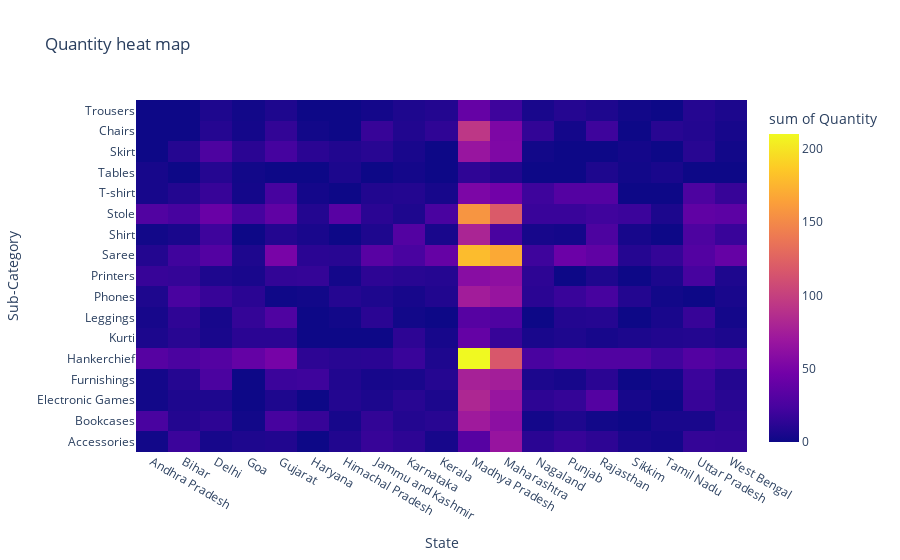
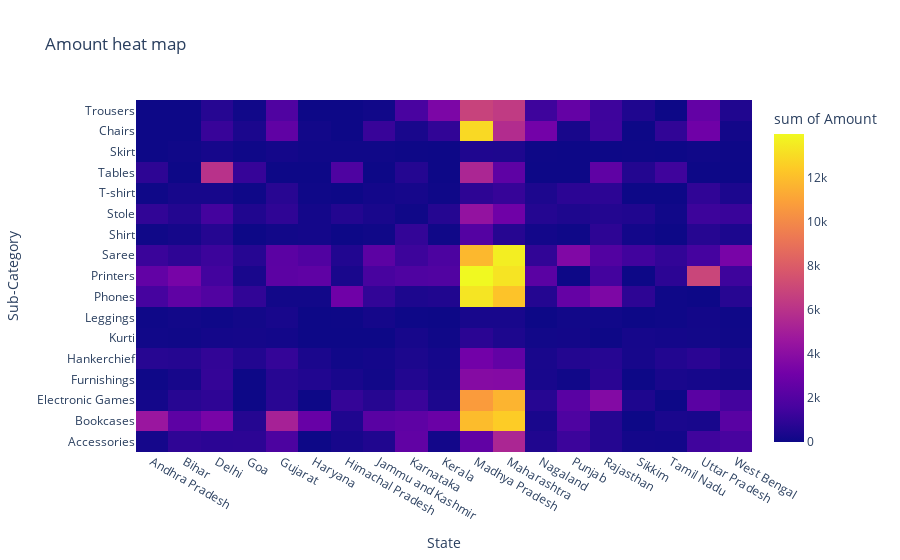

Notebook source saved alongside these figures, in order:
### Code cell
fig5 = px.density_heatmap(df5, x = 'State', y = 'Sub-Category', z = 'Quantity', title = 'Quantity heat map')
fig5.show()

fig6 = px.density_heatmap(df5, x = 'State', y = 'Sub-Category', z = 'Amount', title = 'Amount heat map')
fig6.show()

### Figure 1 — Plotly figure (JSON) as saved in the notebook; plotly's stock layout.template omitted (floating-point values rounded to 4 significant figures; data arrays with more than 128 entries replaced by an {"elided": "..."} marker saying what was removed)
{"data": [{"coloraxis": "coloraxis", "histfunc": "sum", "hovertemplate": "State=%{x}<br>Sub-Category=%{y}<br>sum of Quantity=%{z}<extra></extra>", "name": "", "type": "histogram2d", "x": {"elided": "277 str values"}, "xaxis": "x", "xbingroup": "x", "y": {"elided": "277 str values"}, "yaxis": "y", "ybingroup": "y", "z": {"elided": "277 int values"}}], "layout": {"coloraxis": {"colorbar": {"title": {"text": "sum of Quantity"}}, "colorscale": [[0, "#0d0887"], [0.1111, "#46039f"], [0.2222, "#7201a8"], [0.3333, "#9c179e"], [0.4444, "#bd3786"], [0.5556, "#d8576b"], [0.6667, "#ed7953"], [0.7778, "#fb9f3a"], [0.8889, "#fdca26"], [1, "#f0f921"]]}, "legend": {"tracegroupgap": 0}, "title": {"text": "Quantity heat map"}, "xaxis": {"anchor": "y", "domain": [0, 1], "title": {"text": "State"}}, "yaxis": {"anchor": "x", "domain": [0, 1], "title": {"text": "Sub-Category"}}}}

### Figure 2 — Plotly figure (JSON) as saved in the notebook; plotly's stock layout.template omitted (floating-point values rounded to 4 significant figures; data arrays with more than 128 entries replaced by an {"elided": "..."} marker saying what was removed)
{"data": [{"coloraxis": "coloraxis", "histfunc": "sum", "hovertemplate": "State=%{x}<br>Sub-Category=%{y}<br>sum of Amount=%{z}<extra></extra>", "name": "", "type": "histogram2d", "x": {"elided": "277 str values"}, "xaxis": "x", "xbingroup": "x", "y": {"elided": "277 str values"}, "yaxis": "y", "ybingroup": "y", "z": {"elided": "277 int values"}}], "layout": {"coloraxis": {"colorbar": {"title": {"text": "sum of Amount"}}, "colorscale": [[0, "#0d0887"], [0.1111, "#46039f"], [0.2222, "#7201a8"], [0.3333, "#9c179e"], [0.4444, "#bd3786"], [0.5556, "#d8576b"], [0.6667, "#ed7953"], [0.7778, "#fb9f3a"], [0.8889, "#fdca26"], [1, "#f0f921"]]}, "legend": {"tracegroupgap": 0}, "title": {"text": "Amount heat map"}, "xaxis": {"anchor": "y", "domain": [0, 1], "title": {"text": "State"}}, "yaxis": {"anchor": "x", "domain": [0, 1], "title": {"text": "Sub-Category"}}}}
